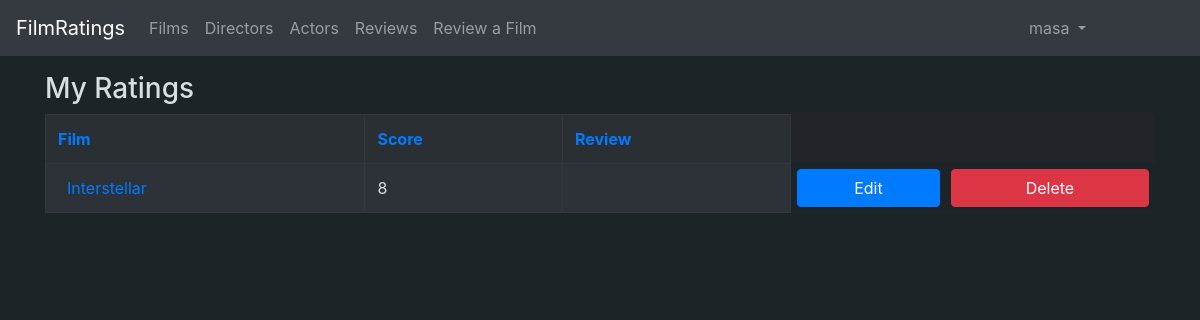
Page /ratings/user/ (signed in) on the earlier database version.
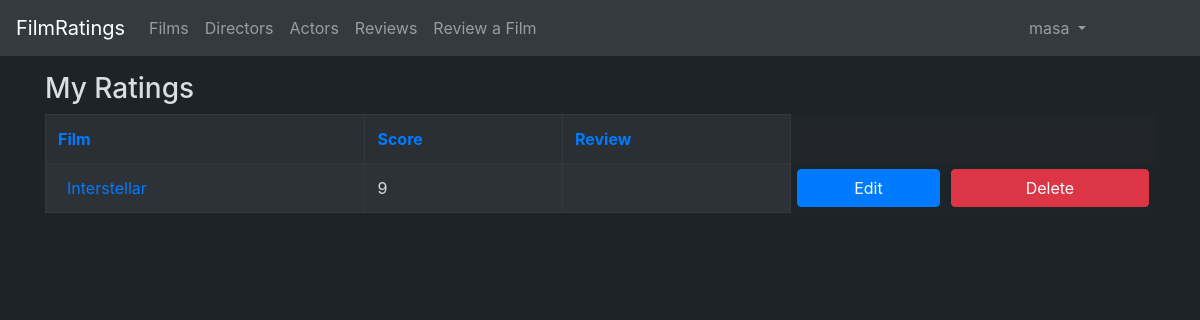
Same page on the later database version.
### application/ratings/models.py (models this page shows, shortened)
class Rating(db.Model):
    user_id = db.Column(db.Integer, db.ForeignKey('account.id'), nullable=False, primary_key=True)
    film_id = db.Column(db.Integer, db.ForeignKey('film.id'), nullable=False, primary_key=True)
    date_created = db.Column(db.DateTime, default=db.func.current_timestamp())
    date_modified = db.Column(db.DateTime, default=db.func.current_timestamp(),
        onupdate=db.func.current_timestamp())
    score = db.Column(db.Integer, nullable=False)
    title = db.Column(db.String(100), nullable=True)
    review = db.Column(db.String(10000), nullable=True)
    @staticmethod
    def user_ratings(id):
        stmt = text("SELECT Film.name, Film.id, Account.username, Account.id, rating.score, rating.review, rating.title FROM Rating, Account, Film"
        " WHERE Rating.user_id = Account.id AND Rating.film_id = Film.id AND Account.id = :id").params(id=id)
        res = db.engine.execute(stmt)
        ratings= []
        for row in res:
            if (row[6] == None):
                ratings.append([row[0], row[1], row[2], row[3], row[4], row[5], ""])
            else:
                ratings.append([row[0], row[1], row[2], row[3], row[4], row[5], row[6]])
        return ratings

### application/films/models.py (models this page shows, shortened)
class Film(Base):
    name = db.Column(db.String(400), nullable=False)
    description = db.Column(db.String(1200), nullable=True)
    year = db.Column(db.Integer, nullable=True)
    director_id = db.Column(db.Integer, db.ForeignKey('director.id'), nullable = True)
    poster = db.Column(db.String(400), nullable=True)
    actors = db.relationship("FilmActor", cascade="all, delete-orphan")
    ratings = db.relationship("Rating", cascade="all, delete-orphan")

### application/ratings/views.py (the view)
@app.route("/ratings/user/", methods=["GET"])
@login_required(role="DEFAULT")
def user_ratings_index():
    ratings = Rating.user_ratings(current_user.id)
    return render_template("ratings/personallist.html", ratings = ratings, sortby = None, desc = None)

### application/__init__.py (called while the page is built)
def login_required(role="ANY"):
    def wrapper(fn):
        @wraps(fn)
        def decorated_view(*args, **kwargs):
            if not current_user:
                return login_manager.unauthorized()
            if not current_user.is_authenticated:
                return login_manager.unauthorized()
            unauthorized = False
            if role != "ANY":
                unauthorized = True
            if current_user.role() == role:
                unauthorized = False
            if unauthorized:
                return login_manager.unauthorized()
            return fn(*args, **kwargs)
        return decorated_view
    return wrapper

@login_manager.user_loader
def load_user(user_id):
    return User.query.get(user_id)

### application/auth/models.py (called while the page is built)
    def role(self):
        return self.urole

### application/templates/ratings/personallist.html (shortened to what this page needs)
{% extends "layout.html" %}
{% block body %}
<h3>My Ratings</h1>
    <table class="table table-bordered table-dark">
        <tr style="background-color:#292F33">
            <th>
                {% if sortby == 'film' and desc == False %}
                    <a href="{{url_for('user_ratings_sorted', sortby='filmdesc')}}">Film</a>
                {% else %}
                    <a href="{{url_for('user_ratings_sorted', sortby='film')}}">Film</a>
                {% endif %}
            </th>
            <th>
                {% if sortby == 'score' and desc == False %}
                    <a href="{{url_for('user_ratings_sorted', sortby='scoredesc')}}">Score</a>
                {% else %}
                    <a href="{{url_for('user_ratings_sorted', sortby='score')}}">Score</a>
                {% endif %}
            </th>
            <th>
                {% if sortby == 'review' and desc == False %}
                    <a href="{{url_for('user_ratings_sorted', sortby='reviewdesc')}}">Review</a>
                {% else %}
                    <a href="{{url_for('user_ratings_sorted', sortby='review')}}">Review</a>
                {% endif %}
            </th>
        </tr>
        {% for rating in ratings%}
        <tr style="background-color:#2c3238; color:#d9dee0">
            <td>
            <a href="{{ url_for('films_show', film_id=rating[1] )}}">{{rating[0]}}</a>
            </td>
            <td>{{rating[4]}}</td>
            <td>
            </td>
            <td style="background-color:rgb(28, 36, 40);border:rgb(28, 36, 40);padding:0.5%">
                    <a style="width:100%" class="btn btn-primary" href="{{url_for('edit_rating_form', film_id=rating[1], user_id=rating[3])}}">Edit</a></td>
            <td style="background-color:rgb(28, 36, 40);border:rgb(28, 36, 40);padding:0.5%">
                    <a style="width:100%" class="btn btn-danger" href="{{url_for('ratings_delete_personal', film_id=rating[1], user_id=rating[3])}}">Delete</a></td>
        </tr>
        {% endfor %}
    </table>
{% endblock %}

Differences in the rows shown:
changed Rating "Interstellar": score "8" → "9"
